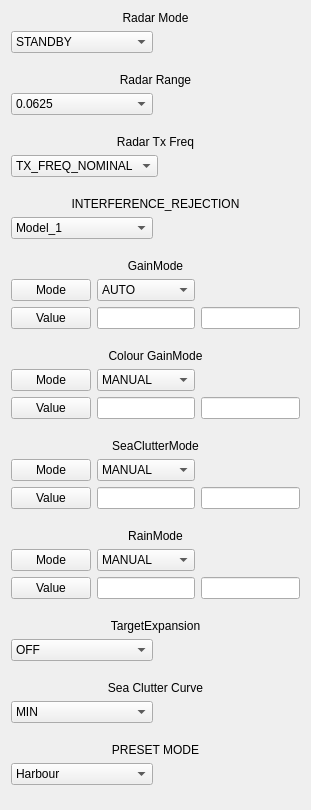
     <widget class="QWidget" name="verticalLayoutWidget_8">
      <property name="geometry">
       <rect>
        <x>720</x>
        <y>0</y>
        <width>311</width>
        <height>810</height>
       </rect>
      </property>
      <layout class="QVBoxLayout" name="verticalLayout_14">
       <item>
        <widget class="QLabel" name="label_149">
         <property name="text">
          <string>Radar Mode</string>
         </property>
         <property name="alignment">
          <set>Qt::AlignCenter</set>
         </property>
        </widget>
       </item>
       <item>
        <layout class="QHBoxLayout" name="horizontalLayout_114">
         <property name="sizeConstraint">
          <enum>QLayout::SetDefaultConstraint</enum>
         </property>
         <item>
          <widget class="QComboBox" name="comboBox">
           <property name="sizePolicy">
            <sizepolicy hsizetype="Preferred" vsizetype="Preferred">
             <horstretch>0</horstretch>
             <verstretch>0</verstretch>
            </sizepolicy>
           </property>
           <property name="currentText">
            <string>STANDBY</string>
           </property>
           <property name="currentIndex">
            <number>0</number>
           </property>
           <item>
            <property name="text">
             <string>STANDBY</string>
            </property>
           </item>
           <item>
            <property name="text">
             <string>TRANSMITTING</string>
            </property>
           </item>
           <item>
            <property name="text">
             <string>POWER_DOWN</string>
            </property>
           </item>
           <item>
            <property name="text">
             <string>TIMED_TX</string>
            </property>
           </item>
           <item>
            <property name="text">
             <string>SLEEP</string>
            </property>
           </item>
           <item>
            <property name="text">
             <string>STALLED</string>
            </property>
           </item>
           <item>
            <property name="text">
             <string>SELFTEST_FAILED</string>
            </property>
           </item>
          </widget>
         </item>
         <item>
          <widget class="QLabel" name="label_116">
           <property name="text">
            <string/>
           </property>
           <property name="alignment">
            <set>Qt::AlignCenter</set>
           </property>
          </widget>
         </item>
        </layout>
       </item>
       <item>
        <spacer name="verticalSpacer_27">
         <property name="orientation">
          <enum>Qt::Vertical</enum>
         </property>
         <property name="sizeHint" stdset="0">
          <size>
           <width>20</width>
           <height>40</height>
          </size>
         </property>
        </spacer>
       </item>
       <item>
        <widget class="QLabel" name="label_150">
         <property name="text">
          <string>Radar Range</string>
         </property>
         <property name="alignment">
          <set>Qt::AlignCenter</set>
         </property>
        </widget>
       </item>
       <item>
        <layout class="QHBoxLayout" name="horizontalLayout_117">
         <item>
          <widget class="QComboBox" name="comboBox_4">
           <property name="sizePolicy">
            <sizepolicy hsizetype="Preferred" vsizetype="Preferred">
             <horstretch>0</horstretch>
             <verstretch>0</verstretch>
            </sizepolicy>
           </property>
           <property name="currentText">
            <string>0.0625</string>
           </property>
           <property name="currentIndex">
            <number>1</number>
           </property>
           <item>
            <property name="text">
             <string>0.03125</string>
            </property>
           </item>
           <item>
            <property name="text">
             <string>0.0625</string>
            </property>
           </item>
           <item>
            <property name="text">
             <string>0.125</string>
            </property>
           </item>
           <item>
            <property name="text">
             <string>0.25</string>
            </property>
           </item>
           <item>
            <property name="text">
             <string>0.375</string>
            </property>
           </item>
           <item>
            <property name="text">
             <string>0.5</string>
            </property>
           </item>
           <item>
            <property name="text">
             <string>0.75</string>
            </property>
           </item>
           <item>
            <property name="text">
             <string>1</string>
            </property>
           </item>
           <item>
            <property name="text">
             <string>1.5</string>
            </property>
           </item>
           <item>
            <property name="text">
             <string>2</string>
            </property>
           </item>
           <item>
            <property name="text">
             <string>3</string>
            </property>
           </item>
           <item>
            <property name="text">
             <string>4</string>
            </property>
           </item>
           <item>
            <property name="text">
             <string>6</string>
            </property>
           </item>
           <item>
            <property name="text">
             <string>8</string>
            </property>
           </item>
           <item>
            <property name="text">
             <string>12</string>
            </property>
           </item>
           <item>
            <property name="text">
             <string>16</string>
            </property>
           </item>
           <item>
            <property name="text">
             <string>24</string>
            </property>
           </item>
          </widget>
         </item>
         <item>
          <widget class="QLabel" name="label_119">
           <property name="text">
            <string/>
           </property>
           <property name="alignment">
            <set>Qt::AlignCenter</set>
           </property>
          </widget>
         </item>
        </layout>
       </item>
       <item>
        <spacer name="verticalSpacer_28">
         <property name="orientation">
          <enum>Qt::Vertical</enum>
         </property>
         <property name="sizeHint" stdset="0">
          <size>
           <width>20</width>
           <height>40</height>
          </size>
         </property>
        </spacer>
       </item>
       <item>
        <widget class="QLabel" name="label_151">
         <property name="text">
          <string>Radar Tx Freq</string>
         </property>
         <property name="alignment">
          <set>Qt::AlignCenter</set>
         </property>
        </widget>
       </item>
       <item>
        <layout class="QHBoxLayout" name="horizontalLayout_115">
         <property name="sizeConstraint">
          <enum>QLayout::SetDefaultConstraint</enum>
         </property>
         <item>
          <widget class="QComboBox" name="comboBox_2">
           <property name="sizePolicy">
            <sizepolicy hsizetype="Preferred" vsizetype="Preferred">
             <horstretch>0</horstretch>
             <verstretch>0</verstretch>
            </sizepolicy>
           </property>
           <property name="currentText">
            <string>TX_FREQ_NOMINAL</string>
           </property>
           <property name="currentIndex">
            <number>0</number>
           </property>
           <item>
            <property name="text">
             <string>TX_FREQ_NOMINAL</string>
            </property>
           </item>
           <item>
            <property name="text">
             <string>TX_FREQ_LOW</string>
            </property>
           </item>
           <item>
            <property name="text">
             <string>TX_FREQ_HIGH</string>
            </property>
           </item>
          </widget>
         </item>
         <item>
          <widget class="QLabel" name="label_117">
           <property name="text">
            <string/>
           </property>
           <property name="alignment">
            <set>Qt::AlignCenter</set>
           </property>
          </widget>
         </item>
        </layout>
       </item>
       <item>
        <spacer name="verticalSpacer_29">
         <property name="orientation">
          <enum>Qt::Vertical</enum>
         </property>
         <property name="sizeHint" stdset="0">
          <size>
           <width>20</width>
           <height>40</height>
          </size>
         </property>
        </spacer>
       </item>
       <item>
        <widget class="QLabel" name="label_152">
         <property name="text">
          <string>INTERFERENCE_REJECTION</string>
         </property>
         <property name="alignment">
          <set>Qt::AlignCenter</set>
         </property>
        </widget>
       </item>
       <item>
        <layout class="QHBoxLayout" name="horizontalLayout_116">
         <property name="sizeConstraint">
          <enum>QLayout::SetDefaultConstraint</enum>
         </property>
         <item>
          <widget class="QComboBox" name="comboBox_3">
           <property name="sizePolicy">
            <sizepolicy hsizetype="Preferred" vsizetype="Preferred">
             <horstretch>0</horstretch>
             <verstretch>0</verstretch>
            </sizepolicy>
           </property>
           <property name="currentText">
            <string>Model_1</string>
           </property>
           <property name="currentIndex">
            <number>1</number>
           </property>
           <item>
            <property name="text">
             <string>OFF</string>
            </property>
           </item>
           <item>
            <property name="text">
             <string>Model_1</string>
            </property>
           </item>
           <item>
            <property name="text">
             <string>Model_2</string>
            </property>
           </item>
           <item>
            <property name="text">
             <string>Model_3</string>
            </property>
           </item>
           <item>
            <property name="text">
             <string>Model_4</string>
            </property>
           </item>
           <item>
            <property name="text">
             <string>Model_5</string>
            </property>
           </item>
          </widget>
         </item>
         <item>
          <widget class="QLabel" name="label_118">
           <property name="text">
            <string/>
           </property>
           <property name="alignment">
            <set>Qt::AlignCenter</set>
           </property>
          </widget>
         </item>
        </layout>
       </item>
       <item>
        <spacer name="verticalSpacer_30">
         <property name="orientation">
          <enum>Qt::Vertical</enum>
         </property>
         <property name="sizeHint" stdset="0">
          <size>
           <width>20</width>
           <height>40</height>
          </size>
         </property>
        </spacer>
       </item>
       <item>
        <widget class="QLabel" name="label_153">
         <property name="text">
          <string>GainMode</string>
         </property>
         <property name="alignment">
          <set>Qt::AlignCenter</set>
         </property>
        </widget>
       </item>
       <item>
        <layout class="QHBoxLayout" name="horizontalLayout_119">
         <item>
          <layout class="QVBoxLayout" name="verticalLayout_11">
           <item>
            <widget class="QPushButton" name="pushButton_6">
             <property name="sizePolicy">
              <sizepolicy hsizetype="Preferred" vsizetype="Preferred">
               <horstretch>0</horstretch>
               <verstretch>0</verstretch>
              </sizepolicy>
             </property>
             <property name="text">
              <string>Mode</string>
             </property>
            </widget>
           </item>
           <item>
            <widget class="QPushButton" name="pushButton_5">
             <property name="sizePolicy">
              <sizepolicy hsizetype="Preferred" vsizetype="Preferred">
               <horstretch>0</horstretch>
               <verstretch>0</verstretch>
              </sizepolicy>
             </property>
             <property name="text">
              <string>Value</string>
             </property>
            </widget>
           </item>
          </layout>
         </item>
         <item>
          <layout class="QVBoxLayout" name="verticalLayout_12">
           <item>
            <widget class="QComboBox" name="comboBox_5">
             <property name="sizePolicy">
              <sizepolicy hsizetype="Preferred" vsizetype="Preferred">
               <horstretch>0</horstretch>
               <verstretch>0</verstretch>
              </sizepolicy>
             </property>
             <property name="currentText">
              <string>AUTO</string>
             </property>
             <property name="currentIndex">
              <number>1</number>
             </property>
             <item>
              <property name="text">
               <string>MANUAL</string>
              </property>
             </item>
             <item>
              <property name="text">
               <string>AUTO</string>
              </property>
             </item>
            </widget>
           </item>
           <item>
            <widget class="QLineEdit" name="lineEdit_110">
             <property name="sizePolicy">
              <sizepolicy hsizetype="Preferred" vsizetype="Preferred">
               <horstretch>0</horstretch>
               <verstretch>0</verstretch>
              </sizepolicy>
             </property>
            </widget>
           </item>
          </layout>
         </item>
         <item>
          <layout class="QVBoxLayout" name="verticalLayout_13">
           <item>
            <widget class="QLabel" name="label_159">
             <property name="sizePolicy">
              <sizepolicy hsizetype="Preferred" vsizetype="Preferred">
               <horstretch>0</horstretch>
               <verstretch>0</verstretch>
              </sizepolicy>
             </property>
             <property name="text">
              <string/>
             </property>
             <property name="alignment">
              <set>Qt::AlignCenter</set>
             </property>
            </widget>
           </item>
           <item>
            <widget class="QLineEdit" name="lineEdit_111">
             <property name="sizePolicy">
              <sizepolicy hsizetype="Preferred" vsizetype="Preferred">
               <horstretch>0</horstretch>
               <verstretch>0</verstretch>
              </sizepolicy>
             </property>
            </widget>
           </item>
          </layout>
         </item>
        </layout>
       </item>
       <item>
        <spacer name="verticalSpacer_31">
         <property name="orientation">
          <enum>Qt::Vertical</enum>
         </property>
         <property name="sizeHint" stdset="0">
          <size>
           <width>20</width>
           <height>40</height>
          </size>
         </property>
        </spacer>
       </item>
       <item>
        <widget class="QLabel" name="label_121">
         <property name="sizePolicy">
          <sizepolicy hsizetype="Preferred" vsizetype="Preferred">
           <horstretch>0</horstretch>
           <verstretch>0</verstretch>
          </sizepolicy>
         </property>
         <property name="text">
          <string>Colour GainMode</string>
         </property>
         <property name="alignment">
          <set>Qt::AlignCenter</set>
         </property>
        </widget>
       </item>
       <item>
        <layout class="QHBoxLayout" name="horizontalLayout_120">
         <item>
          <layout class="QVBoxLayout" name="verticalLayout_15">
           <item>
            <widget class="QPushButton" name="pushButton_7">
             <property name="sizePolicy">
              <sizepolicy hsizetype="Preferred" vsizetype="Preferred">
               <horstretch>0</horstretch>
               <verstretch>0</verstretch>
              </sizepolicy>
             </property>
             <property name="text">
              <string>Mode</string>
             </property>
            </widget>
           </item>
           <item>
            <widget class="QPushButton" name="pushButton_8">
             <property name="sizePolicy">
              <sizepolicy hsizetype="Preferred" vsizetype="Preferred">
               <horstretch>0</horstretch>
               <verstretch>0</verstretch>
              </sizepolicy>
             </property>
             <property name="text">
              <string>Value</string>
             </property>
            </widget>
           </item>
          </layout>
         </item>
         <item>
          <layout class="QVBoxLayout" name="verticalLayout_16">
           <item>
            <widget class="QComboBox" name="comboBox_6">
             <property name="sizePolicy">
              <sizepolicy hsizetype="Preferred" vsizetype="Preferred">
               <horstretch>0</horstretch>
               <verstretch>0</verstretch>
              </sizepolicy>
             </property>
             <property name="currentText">
              <string>MANUAL</string>
             </property>
             <property name="currentIndex">
              <number>0</number>
             </property>
             <item>
              <property name="text">
               <string>MANUAL</string>
              </property>
             </item>
             <item>
              <property name="text">
               <string>AUTO</string>
              </property>
             </item>
            </widget>
           </item>
           <item>
            <widget class="QLineEdit" name="lineEdit_112">
             <property name="sizePolicy">
              <sizepolicy hsizetype="Preferred" vsizetype="Preferred">
               <horstretch>0</horstretch>
               <verstretch>0</verstretch>
              </sizepolicy>
             </property>
            </widget>
           </item>
          </layout>
         </item>
         <item>
          <layout class="QVBoxLayout" name="verticalLayout_17">
           <item>
            <widget class="QLabel" name="label_122">
             <property name="sizePolicy">
              <sizepolicy hsizetype="Preferred" vsizetype="Preferred">
               <horstretch>0</horstretch>
               <verstretch>0</verstretch>
              </sizepolicy>
             </property>
             <property name="text">
              <string/>
             </property>
             <property name="alignment">
              <set>Qt::AlignCenter</set>
             </property>
            </widget>
           </item>
           <item>
            <widget class="QLineEdit" name="lineEdit_113">
             <property name="sizePolicy">
              <sizepolicy hsizetype="Preferred" vsizetype="Preferred">
               <horstretch>0</horstretch>
               <verstretch>0</verstretch>
              </sizepolicy>
             </property>
            </widget>
           </item>
          </layout>
         </item>
        </layout>
       </item>
       <item>
        <spacer name="verticalSpacer_32">
         <property name="orientation">
          <enum>Qt::Vertical</enum>
         </property>
         <property name="sizeHint" stdset="0">
          <size>
           <width>20</width>
           <height>40</height>
          </size>
         </property>
        </spacer>
       </item>
       <item>
        <widget class="QLabel" name="label_154">
         <property name="sizePolicy">
          <sizepolicy hsizetype="Preferred" vsizetype="Preferred">
           <horstretch>0</horstretch>
           <verstretch>0</verstretch>
          </sizepolicy>
         </property>
         <property name="text">
          <string>SeaClutterMode</string>
         </property>
         <property name="alignment">
          <set>Qt::AlignCenter</set>
         </property>
        </widget>
       </item>
       <item>
        <layout class="QHBoxLayout" name="horizontalLayout_121">
         <item>
          <layout class="QVBoxLayout" name="verticalLayout_18">
           <item>
            <widget class="QPushButton" name="pushButton_9">
             <property name="sizePolicy">
              <sizepolicy hsizetype="Preferred" vsizetype="Preferred">
               <horstretch>0</horstretch>
               <verstretch>0</verstretch>
              </sizepolicy>
             </property>
             <property name="text">
              <string>Mode</string>
             </property>
            </widget>
           </item>
           <item>
            <widget class="QPushButton" name="pushButton_10">
             <property name="sizePolicy">
              <sizepolicy hsizetype="Preferred" vsizetype="Preferred">
               <horstretch>0</horstretch>
               <verstretch>0</verstretch>
              </sizepolicy>
             </property>
             <property name="text">
              <string>Value</string>
             </property>
            </widget>
           </item>
          </layout>
         </item>
         <item>
          <layout class="QVBoxLayout" name="verticalLayout_19">
           <item>
            <widget class="QComboBox" name="comboBox_7">
             <property name="sizePolicy">
              <sizepolicy hsizetype="Preferred" vsizetype="Preferred">
               <horstretch>0</horstretch>
               <verstretch>0</verstretch>
              </sizepolicy>
             </property>
             <property name="currentText">
              <string>MANUAL</string>
             </property>
             <property name="currentIndex">
              <number>0</number>
             </property>
             <item>
              <property name="text">
               <string>MANUAL</string>
              </property>
             </item>
             <item>
              <property name="text">
               <string>AUTO</string>
              </property>
             </item>
            </widget>
           </item>
           <item>
            <widget class="QLineEdit" name="lineEdit_114">
             <property name="sizePolicy">
              <sizepolicy hsizetype="Preferred" vsizetype="Preferred">
               <horstretch>0</horstretch>
               <verstretch>0</verstretch>
              </sizepolicy>
             </property>
             <property name="toolTip">
              <string extracomment="0- 100%"/>
             </property>
             <property name="statusTip">
              <string extracomment="0- 100%"/>
             </property>
            </widget>
           </item>
          </layout>
         </item>
         <item>
          <layout class="QVBoxLayout" name="verticalLayout_20">
           <item>
            <widget class="QLabel" name="label_123">
             <property name="sizePolicy">
              <sizepolicy hsizetype="Preferred" vsizetype="Preferred">
               <horstretch>0</horstretch>
               <verstretch>0</verstretch>
              </sizepolicy>
             </property>
             <property name="text">
              <string/>
             </property>
             <property name="alignment">
              <set>Qt::AlignCenter</set>
             </property>
            </widget>
           </item>
           <item>
            <widget class="QLineEdit" name="lineEdit_115">
             <property name="sizePolicy">
              <sizepolicy hsizetype="Preferred" vsizetype="Preferred">
               <horstretch>0</horstretch>
               <verstretch>0</verstretch>
              </sizepolicy>
             </property>
            </widget>
           </item>
          </layout>
         </item>
        </layout>
       </item>
       <item>
        <spacer name="verticalSpacer_34">
         <property name="orientation">
          <enum>Qt::Vertical</enum>
         </property>
         <property name="sizeHint" stdset="0">
          <size>
           <width>20</width>
           <height>40</height>
          </size>
         </property>
        </spacer>
       </item>
       <item>
        <widget class="QLabel" name="label_155">
         <property name="sizePolicy">
          <sizepolicy hsizetype="Preferred" vsizetype="Preferred">
           <horstretch>0</horstretch>
           <verstretch>0</verstretch>
          </sizepolicy>
         </property>
         <property name="text">
          <string>RainMode</string>
         </property>
         <property name="alignment">
          <set>Qt::AlignCenter</set>
         </property>
        </widget>
       </item>
       <item>
        <layout class="QHBoxLayout" name="horizontalLayout_122">
         <item>
          <layout class="QVBoxLayout" name="verticalLayout_21">
           <item>
            <widget class="QPushButton" name="pushButton_11">
             <property name="sizePolicy">
              <sizepolicy hsizetype="Preferred" vsizetype="Preferred">
               <horstretch>0</horstretch>
               <verstretch>0</verstretch>
              </sizepolicy>
             </property>
             <property name="text">
              <string>Mode</string>
             </property>
            </widget>
           </item>
           <item>
            <widget class="QPushButton" name="pushButton_12">
             <property name="sizePolicy">
              <sizepolicy hsizetype="Preferred" vsizetype="Preferred">
               <horstretch>0</horstretch>
               <verstretch>0</verstretch>
              </sizepolicy>
             </property>
             <property name="text">
              <string>Value</string>
             </property>
            </widget>
           </item>
          </layout>
         </item>
         <item>
          <layout class="QVBoxLayout" name="verticalLayout_22">
           <item>
            <widget class="QComboBox" name="comboBox_8">
             <property name="sizePolicy">
              <sizepolicy hsizetype="Preferred" vsizetype="Preferred">
               <horstretch>0</horstretch>
               <verstretch>0</verstretch>
              </sizepolicy>
             </property>
             <property name="currentText">
              <string>MANUAL</string>
             </property>
             <property name="currentIndex">
              <number>0</number>
             </property>
             <item>
              <property name="text">
               <string>MANUAL</string>
              </property>
             </item>
             <item>
              <property name="text">
               <string>AUTO</string>
              </property>
             </item>
            </widget>
           </item>
           <item>
            <widget class="QLineEdit" name="lineEdit_116">
             <property name="sizePolicy">
              <sizepolicy hsizetype="Preferred" vsizetype="Preferred">
               <horstretch>0</horstretch>
               <verstretch>0</verstretch>
              </sizepolicy>
             </property>
             <property name="toolTip">
              <string extracomment="0- 100%"/>
             </property>
             <property name="statusTip">
              <string extracomment="0- 100%"/>
             </property>
            </widget>
           </item>
          </layout>
         </item>
         <item>
          <layout class="QVBoxLayout" name="verticalLayout_23">
           <item>
            <widget class="QLabel" name="label_124">
             <property name="sizePolicy">
              <sizepolicy hsizetype="Preferred" vsizetype="Preferred">
               <horstretch>0</horstretch>
               <verstretch>0</verstretch>
              </sizepolicy>
             </property>
             <property name="text">
              <string/>
             </property>
             <property name="alignment">
              <set>Qt::AlignCenter</set>
             </property>
            </widget>
           </item>
           <item>
            <widget class="QLineEdit" name="lineEdit_117">
             <property name="sizePolicy">
              <sizepolicy hsizetype="Preferred" vsizetype="Preferred">
               <horstretch>0</horstretch>
               <verstretch>0</verstretch>
              </sizepolicy>
             </property>
            </widget>
           </item>
          </layout>
         </item>
        </layout>
       </item>
       <item>
        <spacer name="verticalSpacer_35">
         <property name="orientation">
          <enum>Qt::Vertical</enum>
         </property>
         <property name="sizeHint" stdset="0">
          <size>
           <width>20</width>
           <height>40</height>
          </size>
         </property>
        </spacer>
       </item>
       <item>
        <widget class="QLabel" name="label_156">
         <property name="sizePolicy">
          <sizepolicy hsizetype="Preferred" vsizetype="Preferred">
           <horstretch>0</horstretch>
           <verstretch>0</verstretch>
          </sizepolicy>
         </property>
         <property name="text">
          <string>TargetExpansion</string>
         </property>
         <property name="alignment">
          <set>Qt::AlignCenter</set>
         </property>
        </widget>
       </item>
       <item>
        <layout class="QHBoxLayout" name="horizontalLayout_118">
         <property name="sizeConstraint">
          <enum>QLayout::SetDefaultConstraint</enum>
         </property>
         <item>
          <widget class="QComboBox" name="comboBox_9">
           <property name="sizePolicy">
            <sizepolicy hsizetype="Preferred" vsizetype="Preferred">
             <horstretch>0</horstretch>
             <verstretch>0</verstretch>
            </sizepolicy>
           </property>
           <property name="currentText">
            <string>OFF</string>
           </property>
           <property name="currentIndex">
            <number>0</number>
           </property>
           <item>
            <property name="text">
             <string>OFF</string>
            </property>
           </item>
           <item>
            <property name="text">
             <string>ON</string>
            </property>
           </item>
          </widget>
         </item>
         <item>
          <widget class="QLabel" name="label_120">
           <property name="text">
            <string/>
           </property>
           <property name="alignment">
            <set>Qt::AlignCenter</set>
           </property>
          </widget>
         </item>
        </layout>
       </item>
       <item>
        <spacer name="verticalSpacer_36">
         <property name="orientation">
          <enum>Qt::Vertical</enum>
         </property>
         <property name="sizeHint" stdset="0">
          <size>
           <width>20</width>
           <height>40</height>
          </size>
         </property>
        </spacer>
       </item>
       <item>
        <widget class="QLabel" name="label_157">
         <property name="sizePolicy">
          <sizepolicy hsizetype="Preferred" vsizetype="Preferred">
           <horstretch>0</horstretch>
           <verstretch>0</verstretch>
          </sizepolicy>
         </property>
         <property name="text">
          <string>Sea Clutter Curve</string>
         </property>
         <property name="alignment">
          <set>Qt::AlignCenter</set>
         </property>
        </widget>
       </item>
       <item>
        <layout class="QHBoxLayout" name="horizontalLayout_123">
         <property name="sizeConstraint">
          <enum>QLayout::SetDefaultConstraint</enum>
         </property>
         <item>
          <widget class="QComboBox" name="comboBox_10">
           <property name="sizePolicy">
            <sizepolicy hsizetype="Preferred" vsizetype="Preferred">
             <horstretch>0</horstretch>
             <verstretch>0</verstretch>
            </sizepolicy>
           </property>
           <property name="currentText">
            <string>MIN</string>
           </property>
           <property name="currentIndex">
            <number>0</number>
           </property>
           <item>
            <property name="text">
             <string>MIN</string>
            </property>
           </item>
           <item>
            <property name="text">
             <string>MAX</string>
            </property>
           </item>
          </widget>
         </item>
         <item>
          <widget class="QLabel" name="label_125">
           <property name="text">
            <string/>
           </property>
           <property name="alignment">
            <set>Qt::AlignCenter</set>
           </property>
          </widget>
         </item>
        </layout>
       </item>
       <item>
        <spacer name="verticalSpacer_37">
         <property name="orientation">
          <enum>Qt::Vertical</enum>
         </property>
         <property name="sizeHint" stdset="0">
          <size>
           <width>20</width>
           <height>40</height>
          </size>
         </property>
        </spacer>
       </item>
       <item>
        <widget class="QLabel" name="label_158">
         <property name="sizePolicy">
          <sizepolicy hsizetype="Preferred" vsizetype="Preferred">
           <horstretch>0</horstretch>
           <verstretch>0</verstretch>
          </sizepolicy>
         </property>
         <property name="text">
          <string>PRESET MODE</string>
         </property>
         <property name="alignment">
          <set>Qt::AlignCenter</set>
         </property>
        </widget>
       </item>
       <item>
        <layout class="QHBoxLayout" name="horizontalLayout_131">
         <property name="sizeConstraint">
          <enum>QLayout::SetDefaultConstraint</enum>
         </property>
         <item>
          <widget class="QComboBox" name="comboBox_11">
           <property name="sizePolicy">
            <sizepolicy hsizetype="Preferred" vsizetype="Preferred">
             <horstretch>0</horstretch>
             <verstretch>0</verstretch>
            </sizepolicy>
           </property>
           <property name="currentText">
            <string>Harbour</string>
           </property>
           <property name="currentIndex">
            <number>0</number>
           </property>
           <item>
            <property name="text">
             <string>Harbour</string>
            </property>
           </item>
           <item>
            <property name="text">
             <string>Coastal</string>
            </property>
           </item>
           <item>
            <property name="text">
             <string>Offshore</string>
            </property>
           </item>
           <item>
            <property name="text">
             <string>Weather</string>
            </property>
           </item>
          </widget>
         </item>
         <item>
          <widget class="QLabel" name="label_135">
           <property name="text">
            <string/>
           </property>
           <property name="alignment">
            <set>Qt::AlignCenter</set>
           </property>
          </widget>
         </item>
        </layout>
       </item>
       <item>
        <spacer name="verticalSpacer_26">
         <property name="orientation">
          <enum>Qt::Vertical</enum>
         </property>
         <property name="sizeHint" stdset="0">
          <size>
           <width>20</width>
           <height>40</height>
          </size>
         </property>
        </spacer>
       </item>
      </layout>
     </widget>
